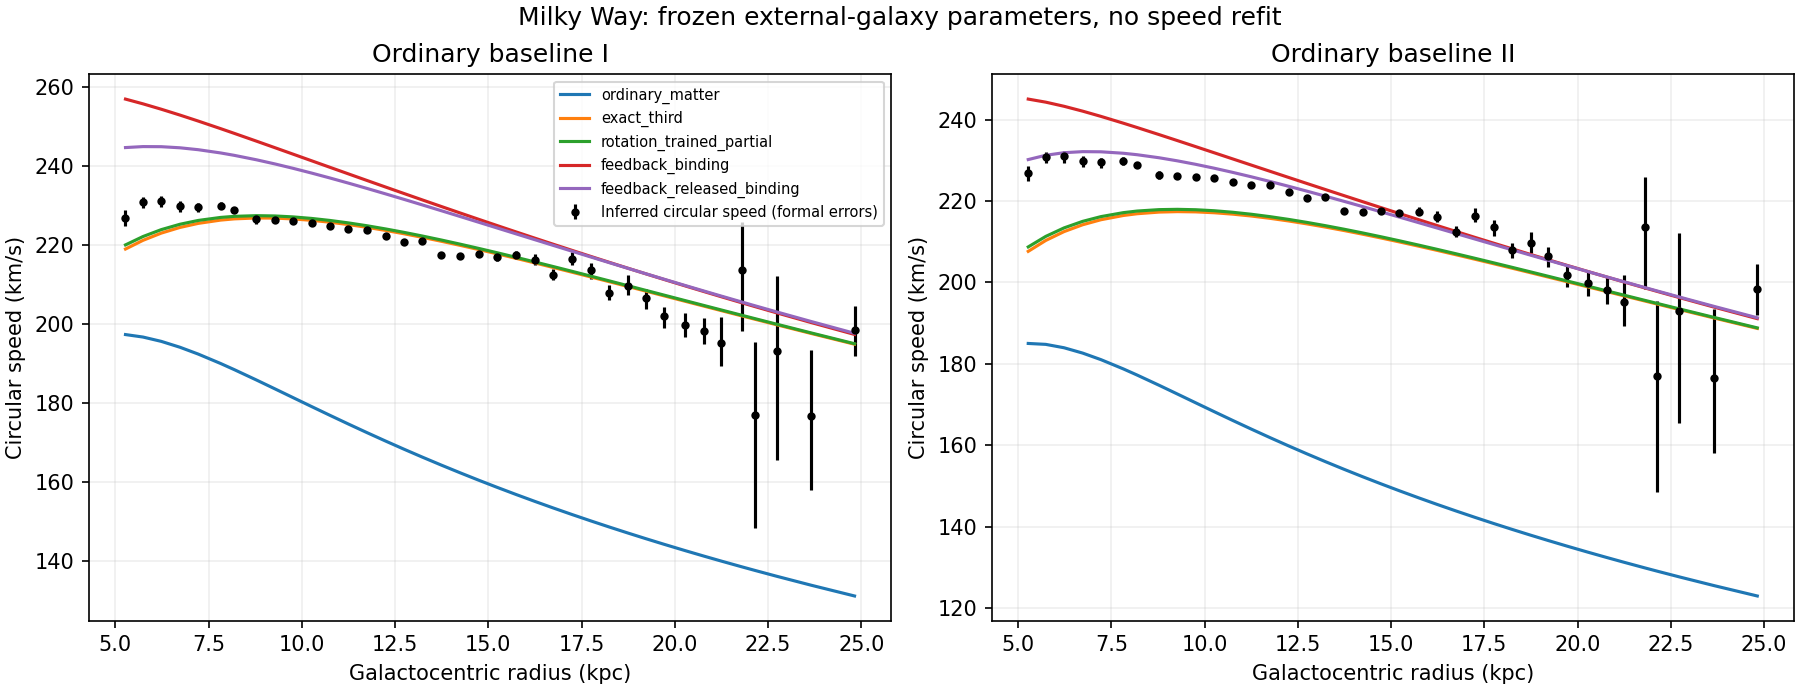

Generate this figure with Python:
"""Frozen Milky Way circular-speed transfer of exact-third and current feedback laws."""
from pathlib import Path
import json,hashlib,ast
import numpy as np
from scipy.integrate import cumulative_trapezoid
from scipy.special import gamma,gammainc
from numpy.polynomial.legendre import leggauss
from numba import njit
P=Path(__file__).resolve().parent;G=4.30091727003628e-6
paths=[P/'third-radiation-retention-results.json',P/'redistribution-compact-results.json',P/'migration-variants-results.json',P/'feedback-results.json',P.parent/'joint-galaxy-audit/milky-way-predictions.json',P.parent/'milky-way-capture/inputs.json',P/'feedback.py',P.parent/'joint-galaxy-audit/run.py',P.parent/'joint-galaxy-audit/gas.py']
cp=json.loads(paths[0].read_text())['models']['attenuated'];assert cp['q']==1/3
rotation=json.loads(paths[1].read_text())['models']['compact_partial']['parameters']
halo=next(v for v in json.loads(paths[2].read_text())['results'] if v['geometry']=='companion_regular' and v['population']=='Chabrier' and v['source']=='distant' and v['model']=='partial')['shared_parameters']
fb={v['model']:v['shared_parameters'] for v in json.loads(paths[3].read_text())['refits'] if v['geometry']=='companion_regular'}
old=json.loads(paths[4].read_text());observations=json.loads(paths[5].read_text())['eilers']['rows']
# Reuse only the pure spherical-shell potential, never execute another driver.
tree=ast.parse(paths[6].read_text());ns=dict(np=np,njit=njit)
exec(compile(ast.Module(body=[v for v in tree.body if isinstance(v,ast.FunctionDef) and v.name=='potential_at'],type_ignores=[]),str(paths[6]),'exec'),ns);potential_at=ns['potential_at']
components={'I':[(460*2.32e7,0,.3),(1700*2.32e7,5.3,.25),(1700*2.32e7,2.6,.8)],'II':[(1600*2.32e7,4.8,.25),(1700*2.32e7,2.,.8)]}
gas=[(53.1,7.,4.),(2180.,1.5,12.)]

def capture(rd,L,n=4096,order=96):
 r=np.r_[0.,np.geomspace(1e-5,1e5,n)];a=rd*cp['scale_to_disk'];xx=r/a;mu,w=leggauss(order)
 t=xx[:,None]*mu;B2=1+xx[:,None]**2*(1-mu*mu);B=np.sqrt(B2)
 tau=cp['k0_per_kpc']*a*(t/(2*B2*(B2+t*t))+(np.arctan(t/B)+np.pi/2)/(2*B**3));J=np.exp(-np.maximum(tau,0))@w/2
 X=(L/1e9)/rd**2;eta=X**(1/3)/(1+X**(1/3));C=2*cp['C_Msun_kpc3']*eta
 rho=C*J/(1+xx*xx)**2;m=4*np.pi*cumulative_trapezoid(r*r*rho,r,initial=0)
 T=np.pi*cp['k0_per_kpc']*a/2;area=np.pi*a*a*(T**(2/3)*gamma(1/3)*gammainc(1/3,T)-1+np.exp(-T));total=C/cp['k0_per_kpc']*area
 err=abs(m[-1]/total-1);assert err<.002
 return r,m,eta,err

def baryonic_binding(edge,variant,order):
 r=(edge[:-1]+edge[1:])/2;mu,w=leggauss(order)
 cyl=r[:,None]*np.sqrt(1-mu*mu);z=r[:,None]*mu;B=np.zeros(len(r))
 for M,a,b in components[variant]:B+=G*M*(1/np.sqrt(cyl*cyl+(a+np.sqrt(z*z+b*b))**2))@w/2
 # Monopole of the thin gas disks; no dark halo or speed-fitting input.
 safe=np.maximum(edge,1e-30);sigma=sum(S*1e6*np.exp(-hole/safe-safe/h) for S,h,hole in gas)
 mgas=2*np.pi*cumulative_trapezoid(edge*sigma,edge,initial=0)
 B+=G*potential_at(r,r,np.diff(mgas))
 return B

@njit
def feedback(edge,mass,B,s,v,released,seed):
 r=(edge[:-1]+edge[1:])/2;dm=np.diff(mass);f=np.full(len(r),seed);dest=s*r
 Bs=np.interp(dest,r,B);ok=False;res=1.
 for it in range(500):
  cm=dm*f;em=dm*(1-f)
  totalB=B+G*(potential_at(r,r,em)+potential_at(r,dest,cm))
  totalBs=Bs+G*(potential_at(dest,r,em)+potential_at(dest,dest,cm))
  strength=np.maximum(totalBs-totalB,0) if released else totalB
  p=strength/(strength+v*v);res=np.max(np.abs(p-f))
  if res<1e-8:ok=True;break
  f=.65*f+.35*p
 C=np.empty(len(edge));C[0]=0;C[1:]=np.cumsum(dm*f)
 E=mass-C;out=E+np.interp(edge/s,edge,C)
 return out,float(np.sum(dm*f)/mass[-1]),ok,res,it+1

def run(variant,rd,lf,n=4096,order=96):
 Mstar=sum(t[0] for t in components[variant]);L=Mstar/.5*lf
 edge,mass,eta,err=capture(rd,L,n,order);B=baryonic_binding(edge,variant,order)
 base=[v for v in old if v['baryons']==variant and v['model']=='baryons' and v['observable']=='vc_kms'];assert len(base)==38
 R=np.array([v['R_kpc'] for v in base]);vb=np.array([v['predicted'] for v in base]);obs=np.array([v['observed'] for v in base]);assert np.allclose(obs,[o['vc_kms'] for o in observations])
 curves={'ordinary_matter':np.zeros(len(edge)),'exact_third':mass}
 f,b=rotation;curves['rotation_trained_partial']=(1-f)*mass+f*np.interp(edge/np.exp(b),edge,mass)
 b,f=halo;curves['halo_trained_partial']=(1-f)*mass+f*np.interp(edge/np.exp(-b),edge,mass)
 diagnostics={}
 for model in ['binding','released_binding']:
  s,v=fb[model];y,f,ok,res,it=feedback(edge,mass,B,s,v,model=='released_binding',0.)
  y2,f2,ok2,res2,it2=feedback(edge,mass,B,s,v,model=='released_binding',1.)
  gap=float(np.max(np.abs(y-y2))/mass[-1]);assert ok and ok2 and gap<1e-6
  assert abs(y[-1]/mass[-1]-1)<1e-10 and np.min(np.diff(y))>=-1e-3
  curves['feedback_'+model]=y;diagnostics[model]=dict(compact_fraction=f,residual=res,iterations=it,seed_max_inventory_fraction_difference=gap)
 rows=[];scores=[]
 for model,ma in curves.items():
  pred=np.sqrt(vb*vb+G*np.interp(R,edge,ma)/R)
  for i,v in enumerate(base):rows.append(dict(model=model,R_kpc=float(R[i]),observed_kms=float(obs[i]),predicted_kms=float(pred[i]),ordinary_kms=float(vb[i]),residual_kms=float(pred[i]-obs[i]),split=v['split'],err_minus_kms=observations[i]['err_minus_kms'],err_plus_kms=observations[i]['err_plus_kms']))
  for subset in ['all','inner','outer']:
   use=np.ones(len(R),dtype=bool) if subset=='all' else np.array([v['split']==subset for v in base]);e=pred[use]-obs[use]
   scores.append(dict(model=model,subset=subset,n=int(use.sum()),RMSE_kms=float(np.sqrt(np.mean(e*e))),bias_kms=float(np.mean(e))))
 return dict(baryons=variant,Rd_kpc=rd,luminosity_proxy_factor=lf,L36_proxy_Lsun=L,eta=eta,total_deposit_Msun=float(mass[-1]),analytic_total_relative_error=err,feedback=diagnostics,scores=scores,rows=rows)

runs=[]
for variant in ['I','II']:
 for rd in [2.08,2.6,3.12]:
  for lf in [.5,1.,2.]:
   v=run(variant,rd,lf);runs.append(v);print(variant,rd,lf,[(s['model'],round(s['RMSE_kms'],2)) for s in v['scores'] if s['subset']=='all'],flush=True)
refinement=[]
for variant in ['I','II']:
 coarse=next(v for v in runs if v['baryons']==variant and v['Rd_kpc']==2.6 and v['luminosity_proxy_factor']==1.)
 fine=run(variant,2.6,1.,8192,192)
 delta=max(abs(a['predicted_kms']-b['predicted_kms']) for a,b in zip(coarse['rows'],fine['rows']));assert delta<.5
 refinement.append(dict(baryons=variant,max_speed_change_kms=delta,fine_scores=fine['scores']))
out=dict(scope='Frozen parameters predict inferred Milky Way circular speeds; not individual star orbits',input_sha256={str(f.relative_to(P.parents[2])):hashlib.sha256(f.read_bytes()).hexdigest() for f in paths},frozen_rotation_partial=rotation,frozen_halo_partial=halo,frozen_feedback_parameters=fb,runs=runs,refinement=refinement)
(P/'milky-way-current-results.json').write_text(json.dumps(out,separators=(',',':'),allow_nan=False)+'\n',encoding='utf-8',newline='\n')
lines=['# Current model predictions for Milky Way circular speeds','',
'No parameters were fitted to Milky Way speeds. All capture, migration and exchange parameters are transferred from previous external-galaxy fits. The exact one-third law remains fixed. Both archived ordinary-matter baselines and every predeclared input sensitivity are retained.','',
'## Data and scope','',
'The 38 cached [Eilers et al.](https://arxiv.org/abs/1810.09466) circular-speed summaries cover about 5-25 kpc and are inferred from stellar kinematics using an axisymmetric Jeans analysis. They are not individual star velocities or direct acceleration readings. The source reports 2-5% systematic uncertainty near the Sun; the tabulated small formal errors do not capture every modeling uncertainty. Its separate dark-halo inference is not used here. The inner barred Galaxy is outside this comparison.','',
'Rd=2.6 kpc follows the earlier [Juric et al. star-count proxy](https://arxiv.org/abs/astro-ph/0510520). It is not a measured total 3.6-micron light scale. Needed luminosity is approximated by archived stellar mass / 0.5 Msun per Lsun. This nominal mass-to-light assumption is a conditional proxy, not a new photometric measurement. Predeclared sensitivity uses Rd=2.08,2.6,3.12 kpc and luminosity factors 0.5,1,2, without selecting a winning case.','',
'## Formula provenance','',
'Known gravity: v_c^2(R)=v_b^2(R)+G M_dep(<R)/R. The spherical deposited density and exact-third retention are the existing proposed capture model. Original ordinary disk/gas forces remain as archived. No dark halo is added.','',
'The 0.37% partial redistribution is trained on SPARC rotation curves; the much larger halo-trained partial fraction comes from normalized halo-profile fits. They are different calibrations. Current binding and released-binding parameters come from the six-lens retained-geometry feedback fits. None was selected using this Milky Way result.','',
'Feedback now uses a spherical angular average of the actual archived stellar Miyamoto-Nagai/Plummer potential plus the spherical monopole of its thin gas disks. It updates the compact and extended companion field. This is an explicitly spherical approximation for migration in a flattened galaxy; it does not infer three-dimensional bulge or vertical orbits. Gas and stellar baseline uncertainty is retained as two alternatives, not marginalized into a confidence interval.','',
'## Fiducial predictions','',
'RMS discrepancy across all 38 circular-speed bins, km/s:','',
'| Model | Ordinary baseline I | Ordinary baseline II |','|---|---:|---:|']
fid=[next(v for v in runs if v['baryons']==b and v['Rd_kpc']==2.6 and v['luminosity_proxy_factor']==1.) for b in ['I','II']]
for model in ['ordinary_matter','exact_third','rotation_trained_partial','halo_trained_partial','feedback_binding','feedback_released_binding']:
 vals=[next(s['RMSE_kms'] for s in v['scores'] if s['model']==model and s['subset']=='all') for v in fid]
 lines.append(f"| {model} | {vals[0]:.2f} | {vals[1]:.2f} |")
lines+=['','These are descriptive speed residuals, not chi-square significance or acceptance thresholds. The data were examined in earlier work, so frozen transfer is not a blind observation test.','',
'## Selected actual-versus-predicted rows','',
'Baseline I, fiducial inputs. Each selected radius is a real catalog row, not an interpolated measurement.','',
'| R kpc | Inferred circular speed | Ordinary matter | Exact third | Rotation-trained partial | Feedback binding |','|---|---:|---:|---:|---:|---:|']
for target in [5.27,8.19,12.25,15.22,20.27,24.82]:
 row=min([r for r in fid[0]['rows'] if r['model']=='exact_third'],key=lambda r:abs(r['R_kpc']-target));R=row['R_kpc']
 vals=[next(r['predicted_kms'] for r in fid[0]['rows'] if r['R_kpc']==R and r['model']==m) for m in ['ordinary_matter','exact_third','rotation_trained_partial','feedback_binding']]
 lines.append(f"| {R:.2f} | {row['observed_kms']:.2f} | "+' | '.join(f'{v:.2f}' for v in vals)+' |')
lines+=['','## Sensitivity and checks','',
'Every 18 baseline/scale/luminosity scenario is in the JSON with all 38 predictions, residuals and inner/outer scores. No parameter was adjusted to minimize these errors. Predicting individual speeds additionally requires orbital phases and velocity distributions; the radial curve cannot establish that.','',f"Doubling radial and angular resolution changes a fiducial predicted speed by at most {max(v['max_speed_change_kms'] for v in refinement):.4g} km/s. Analytic capture inventory checks pass. Feedback conserves deposited inventory and converges from opposite initial fractions. Attenuation paths extend to infinity; the outer radial integration is a numerical approximation, not a universe-size limit.",'',
'Absolute photon supply, formation work, support, source histories and traveling radiation stresses remain unclosed. The previous provisional vertical summaries are not promoted to independent constraints here. This run tests actual circular-speed predictions, without claiming a complete Milky Way model or completion of the six broader goals.']
finding=['## Outcome','',
'The fixed exact-third model substantially improves the Milky Way circular-speed curve relative to both ordinary baselines: RMS 6.76/10.41 km/s versus 52.57/62.34. The SPARC rotation-trained small redistribution changes this to 6.70/10.02. These are conditional predictions using the declared disk-scale and luminosity proxies, not fits to these speeds.','',
'The recent halo-trained large partial fraction overconcentrates the Milky Way and gives 35.57/28.56 km/s. The newer local feedback adjusts its mobile fraction to this galaxy instead of imposing the same approximately 36% split: binding gives about 14.2%/13.5% mobile, and released binding 9.6%/8.1%, for the full modeled inventory. Released-binding feedback improves baseline II to 5.75 km/s but worsens baseline I to 12.03. Therefore no variant dominates both ordinary-matter choices.','',
'Near the Sun at the actual 8.19 kpc row, inferred speed is 228.86 km/s. Under baseline I, ordinary matter predicts 188.43, exact third 226.60, and the rotation-trained partial variant 227.24. This is a useful radial prediction; it neither establishes individual stellar orbits nor proves the photon-to-gravity mechanism.','',
'The scale/luminosity sensitivity is material. For baseline I, exact-third RMS ranges roughly 6.6-18.5 km/s across the declared grid, while some feedback variants worsen substantially at the larger disk scale. These ranges are exploratory input sensitivity, not confidence intervals; the fiducial choice is retained, and no best-case proxy is selected after looking at the data. Further progress should independently constrain those light/matter inputs and test another kinematic sample, rather than adjusting them to force the curve to match.','']
pos=lines.index('## Sensitivity and checks');lines[pos:pos]=finding
(P/'milky-way-current-report.md').write_text('\n'.join(lines)+'\n',encoding='utf-8',newline='\n')
import matplotlib
matplotlib.use('Agg')
import matplotlib.pyplot as plt
fig,axes=plt.subplots(1,2,figsize=(12,4.6),layout='constrained')
for ax,v in zip(axes,fid):
 obs=[r for r in v['rows'] if r['model']=='ordinary_matter'];R=[r['R_kpc'] for r in obs]
 ax.errorbar(R,[r['observed_kms'] for r in obs],yerr=[[r['err_minus_kms'] for r in obs],[r['err_plus_kms'] for r in obs]],fmt='k.',label='Inferred circular speed (formal errors)')
 for model in ['ordinary_matter','exact_third','rotation_trained_partial','feedback_binding','feedback_released_binding']:
  ax.plot(R,[r['predicted_kms'] for r in v['rows'] if r['model']==model],label=model)
 ax.set(title='Ordinary baseline '+v['baryons'],xlabel='Galactocentric radius (kpc)',ylabel='Circular speed (km/s)');ax.grid(alpha=.2)
axes[0].legend(fontsize=7);fig.suptitle('Milky Way: frozen external-galaxy parameters, no speed refit')
fig.savefig(P/'milky-way-current.png',dpi=150)
